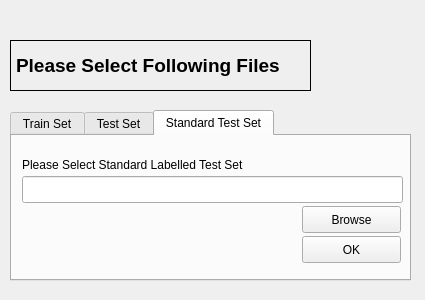
<?xml version="1.0" encoding="UTF-8"?>
<ui version="4.0">
 <class>Dialog</class>
 <widget class="QDialog" name="Dialog">
  <property name="geometry">
   <rect>
    <x>0</x>
    <y>0</y>
    <width>425</width>
    <height>300</height>
   </rect>
  </property>
  <property name="windowTitle">
   <string>Dialog</string>
  </property>
  <widget class="QTabWidget" name="tabWidget">
   <property name="geometry">
    <rect>
     <x>10</x>
     <y>110</y>
     <width>401</width>
     <height>171</height>
    </rect>
   </property>
   <property name="currentIndex">
    <number>2</number>
   </property>
   <widget class="QWidget" name="tab">
    <attribute name="title">
     <string>Train Set</string>
    </attribute>
    <widget class="QPushButton" name="trainBrwse">
     <property name="geometry">
      <rect>
       <x>290</x>
       <y>70</y>
       <width>99</width>
       <height>27</height>
      </rect>
     </property>
     <property name="text">
      <string>Browse</string>
     </property>
    </widget>
    <widget class="QLineEdit" name="trainingLine">
     <property name="geometry">
      <rect>
       <x>10</x>
       <y>40</y>
       <width>381</width>
       <height>27</height>
      </rect>
     </property>
    </widget>
    <widget class="QLabel" name="label">
     <property name="geometry">
      <rect>
       <x>10</x>
       <y>20</y>
       <width>351</width>
       <height>17</height>
      </rect>
     </property>
     <property name="text">
      <string>Please Select a Training Set</string>
     </property>
    </widget>
   </widget>
   <widget class="QWidget" name="TestFile">
    <attribute name="title">
     <string>Test Set</string>
    </attribute>
    <widget class="QPushButton" name="testBrowse">
     <property name="geometry">
      <rect>
       <x>290</x>
       <y>70</y>
       <width>99</width>
       <height>27</height>
      </rect>
     </property>
     <property name="text">
      <string>Browse</string>
     </property>
    </widget>
    <widget class="QLabel" name="label_2">
     <property name="geometry">
      <rect>
       <x>10</x>
       <y>20</y>
       <width>351</width>
       <height>17</height>
      </rect>
     </property>
     <property name="text">
      <string>Please Select a Testing Set</string>
     </property>
    </widget>
    <widget class="QLineEdit" name="testingLine">
     <property name="geometry">
      <rect>
       <x>10</x>
       <y>40</y>
       <width>381</width>
       <height>27</height>
      </rect>
     </property>
    </widget>
   </widget>
   <widget class="QWidget" name="tab_2">
    <attribute name="title">
     <string>Standard Test Set</string>
    </attribute>
    <widget class="QPushButton" name="testBrowse_2">
     <property name="geometry">
      <rect>
       <x>290</x>
       <y>70</y>
       <width>99</width>
       <height>27</height>
      </rect>
     </property>
     <property name="text">
      <string>Browse</string>
     </property>
    </widget>
    <widget class="QLabel" name="label_3">
     <property name="geometry">
      <rect>
       <x>10</x>
       <y>20</y>
       <width>351</width>
       <height>17</height>
      </rect>
     </property>
     <property name="text">
      <string>Please Select Standard Labelled Test Set</string>
     </property>
    </widget>
    <widget class="QLineEdit" name="testingLine_2">
     <property name="geometry">
      <rect>
       <x>10</x>
       <y>40</y>
       <width>381</width>
       <height>27</height>
      </rect>
     </property>
    </widget>
    <widget class="QPushButton" name="okButton">
     <property name="geometry">
      <rect>
       <x>290</x>
       <y>100</y>
       <width>99</width>
       <height>27</height>
      </rect>
     </property>
     <property name="text">
      <string>OK</string>
     </property>
    </widget>
   </widget>
  </widget>
  <widget class="QLabel" name="label_4">
   <property name="geometry">
    <rect>
     <x>320</x>
     <y>20</y>
     <width>91</width>
     <height>91</height>
    </rect>
   </property>
   <property name="text">
    <string/>
   </property>
   <property name="pixmap">
    <pixmap resource="../../../Desktop/assets/res.qrc">:/ui_start/png/filebrowse.png</pixmap>
   </property>
   <property name="scaledContents">
    <bool>true</bool>
   </property>
  </widget>
  <widget class="QLabel" name="label_5">
   <property name="geometry">
    <rect>
     <x>10</x>
     <y>40</y>
     <width>301</width>
     <height>51</height>
    </rect>
   </property>
   <property name="font">
    <font>
     <pointsize>14</pointsize>
     <weight>75</weight>
     <bold>true</bold>
     <underline>false</underline>
    </font>
   </property>
   <property name="styleSheet">
    <string notr="true">border: 1px inset;
</string>
   </property>
   <property name="text">
    <string>Please Select Following Files</string>
   </property>
  </widget>
 </widget>
 <resources>
  <include location="../../../Desktop/assets/res.qrc"/>
 </resources>
 <connections/>
</ui>
